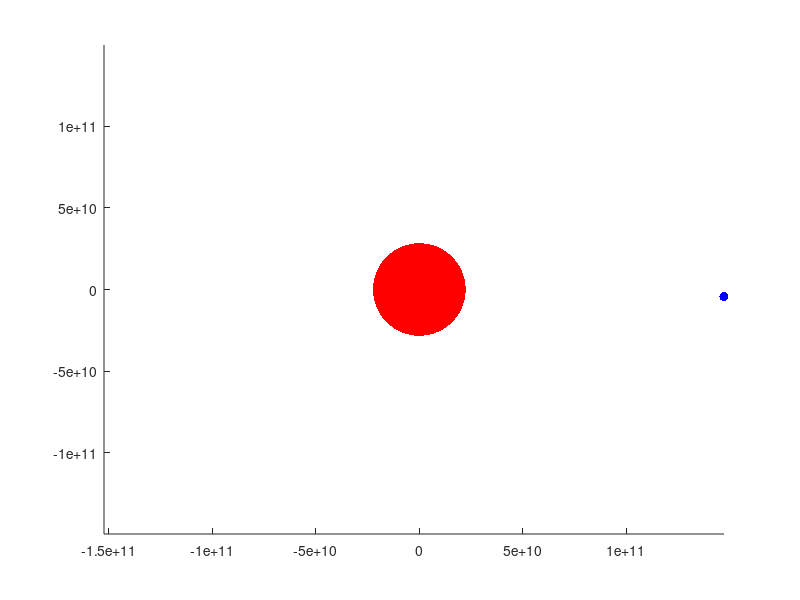

This chart was generated by the following MATLAB code:
function orbitModel2()

numYears = 3; %number of years to run simulation
year = 365 * 24 * 60 * 60; % year in seconds
r = 147.1e9; % initial distance in meters at perihelion
v = 30.3e3; % initial velocity in meters per second at perihelion
sun = 1.989e30; % mass of the sun (kg)
earth = 5.972e24; % mass of earth (kg)
G = 6.67408e-11; % gravitation constant in N m^2 / kg^2
t0 = 0; %initial time (s)
tfinal = numYears * year; % final time (s)

P1 = [0;0]; % simple initial conditions
P2 = [r;0];
V1 = [0;0];
V2 = [0;v];

options = odeset('RelTol', 1e-5);

% step = 200;

[T, M] = ode45(@rate_func, [t0 tfinal], [P1; P2; V1; V2], options);

animate_func(T,M);



    function animate_func(T,M)
        X1 = M(:,1);
        Y1 = M(:,2);
        X2 = M(:,3);
        Y2 = M(:,4);
        VX1 = M(:,5);
        VY1 = M(:,6);
        VX2 = M(:,7);
        VY2 = M(:,8);
        
        R1 = sqrt(X1.^2 + Y1.^2);
        R2 = sqrt(X2.^2 + Y2.^2);
        V1a = sqrt(VX1.^2 + VY1.^2);
        V2a = sqrt(VX2.^2 + VY2.^2);
        fprintf('%8.2f %8.3f %8.4f %8.5f\n', [R1, V1a, R2, V2a]');
%         fprintf('%8.2f %8.3f\n', [R2, V2a]');
        
        minmax = [min([X1;X2]), max([X1;X2]), min([Y1;Y2]), max([Y1;Y2])];
        
        for i=1:length(T)
            clf;
            hold on;
            axis(minmax);
            draw_func(X1(i), Y1(i), X2(i), Y2(i));
            drawnow;
%             if i < length(T)
%                 dt = T(i+1) - T(i);
%                 speedup = 1000;
%                 pause(dt/speedup);
%             end
        end
        
        hold off
    end

    function draw_func(x1, y1, x2, y2)
        
        plot(x1, y1, 'r.', 'MarkerSize', 200);
        plot(x2, y2, 'b.', 'MarkerSize', 20);
        
    end

    function res = rate_func(t, W)

        P = W(1:4);
        V = W(5:8);

        dRdt = V;
        dVdt = acceleration_func(P);

        res = [dRdt; dVdt];

    end

    function res = acceleration_func(P)

        P1a = P(1:2);
        P2a = P(3:4);
        F12 = gravity_force_func(P1a, P2a);
        A1 = F12 / sun;
        A2 = -F12 / earth;
        res = [A1; A2];
        
    end

    function Fg = gravity_force_func(P1b, P2b)

        R = P2b - P1b;
        r1 = norm(R);
        Rhat = R/r1;
        Fg = ((G * sun * earth) / r1^2) * Rhat;
        
    end

end